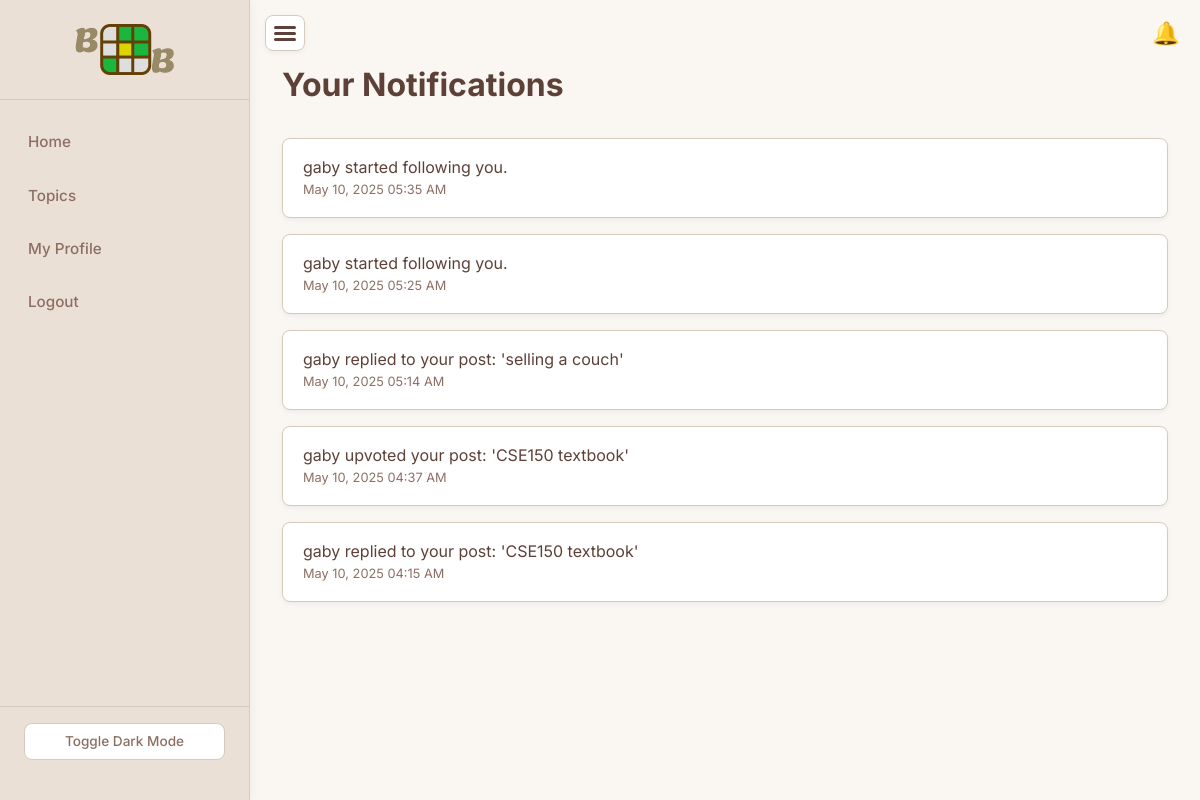
Page /notifications (signed in) on the committed database.
### app/models.py (models this page shows, shortened)
class Notification(db.Model):
    id = db.Column(db.Integer, primary_key=True)
    user_id = db.Column(db.Integer, db.ForeignKey('user.id'), nullable=False)
    message = db.Column(db.String(255), nullable=False)
    timestamp = db.Column(db.DateTime, default=datetime.utcnow)
    is_read = db.Column(db.Boolean, default=False)
    user = db.relationship('User', backref='notifications')

### app/routes.py (the view)
@main.route('/notifications')
@login_required
def notifications():
    notifications = Notification.query.filter_by(user_id=current_user.id).order_by(Notification.timestamp.desc()).all()
    unread_ids = [n.id for n in notifications if not n.is_read]
    for n in notifications:
        if not n.is_read:
            n.is_read = True
    db.session.commit()
    return render_template('notifications.html', notifications=notifications, unread_ids=unread_ids, title="Your Notifications")

### app/routes.py (called while the page is built)
@login_manager.user_loader
def load_user(user_id):
    return User.query.get(int(user_id))

@main.app_context_processor
def inject_notification_count():
    if current_user.is_authenticated:
        count = Notification.query.filter_by(user_id=current_user.id, is_read=False).count()
        return dict(unread_notifications_count=count)
    return dict(unread_notifications_count=0)

### app/templates/notifications.html (shortened to what this page needs)
{% extends "base.html" %}
{% block content %}
<h1>Your Notifications</h1>
{% if notifications %}
    <ul class="notification-list">
        {% for note in notifications %}
            <li class="notification-item {% if note.id in unread_ids %}unread-temp{% else %}read{% endif %}">
                <div class="notification-message">
                    {% if note.post_id %}
                        <a href="{{ url_for('main.view_post', post_id=note.post_id) }}">{{ note.message }}</a>
                    {% else %}
                        {{ note.message }}
                    {% endif %}
                </div>
                <div class="notification-timestamp">{{ note.timestamp.strftime('%b %d, %Y %I:%M %p') }}</div>
            </li>
        {% endfor %}
    </ul>
{% else %}
    <p class="text-center text-muted">You have no notifications.</p>
{% endif %}
{% endblock %}

### app/static/styles.css (style rules this page uses)
:root { --font-primary: 'Inter', sans-serif; --background-main-light: #FAF7F2; --background-card-light: #FFFFFF; --sidebar-bg-light: #EAE0D6; --text-primary-light: #5D4037; --text-secondary-light: #8D6E63; --border-color-light: #D6CABE; --accent-primary-light: #689F38; --accent-primary-darker-light: #558B2F; --accent-secondary-light: #A1887F; --shadow-soft-light: 0 2px 5px rgba(0,0,0,0.05); --shadow-medium-light: 0 4px 12px rgba(93,64,55,0.08); --input-bg-light: #FFFCF9; --input-border-light: #BEB5AD; --input-focus-shadow-light: rgba(104, 159, 56, 0.25); --tag-badge-bg-light: #E9E4DD; --tag-badge-text-light: var(--text-secondary-light); --vote-score-bubble-bg-light: #E9E4DD; --vote-score-bubble-hover-bg-light: #DCD3C9; --default-pfp-bg-light: var(--accent-primary-light); --background-main-dark: #2A231F; --background-card-dark: #3D352F; --sidebar-bg-dark: #302823; --text-primary-dark: #E8E0D8; --text-secondary-dark: #B0A093; --border-color-dark: #5D4037; --accent-primary-dark: #8BC34A; --accent-primary-darker-dark: #7CB342; --accent-secondary-dark: #BCAAA4; --shadow-soft-dark: 0 2px 8px rgba(0,0,0,0.3); --shadow-medium-dark: 0 4px 15px rgba(0,0,0,0.4); --input-bg-dark: #4A3F3A; --input-border-dark: #5D4037; --input-focus-shadow-dark: rgba(139, 195, 74, 0.3); --tag-badge-bg-dark: #5D4037; --tag-badge-text-dark: var(--text-secondary-dark); --vote-score-bubble-bg-dark: #5D4037; --vote-score-bubble-hover-bg-dark: #705B51; --default-pfp-bg-dark: var(--accent-primary-dark); --background-main: var(--background-main-light); --background-card: var(--background-card-light); --sidebar-bg: var(--sidebar-bg-light); --text-primary: var(--text-primary-light); --text-secondary: var(--text-secondary-light); --border-color: var(--border-color-light); --accent-primary: var(--accent-primary-light); --accent-primary-darker: var(--accent-primary-darker-light); --accent-secondary: var(--accent-secondary-light); --shadow-soft: var(--shadow-soft-light); --shadow-medium: var(--shadow-medium-light); --input-bg: var(--input-bg-light); --input-border: var(--input-border-light); --input-focus-shadow: var(--input-focus-shadow-light); --tag-badge-bg: var(--tag-badge-bg-light); --tag-badge-text: var(--tag-badge-text-light); --vote-score-bubble-bg: var(--vote-score-bubble-bg-light); --vote-score-bubble-hover-bg: var(--vote-score-bubble-hover-bg-light); --default-pfp-bg: var(--default-pfp-bg-light); --sidebar-width: 250px; --sidebar-transition-speed: 0.3s; --border-radius-small: 4px; --border-radius-medium: 8px; --border-radius-large: 12px; }
*, *::before, *::after { box-sizing: border-box; }
body { font-family: var(--font-primary); background-color: var(--background-main); color: var(--text-primary); margin: 0; padding: 0; line-height: 1.6; font-size: 16px; transition: background-color 0.3s ease, color 0.3s ease; }
h1, h2, h3, h4, h5, h6 { font-family: var(--font-primary); color: var(--text-primary); margin-top: 1.5rem; margin-bottom: 1rem; line-height: 1.3; font-weight: 600; }
h1 { font-size: 2rem; font-weight: 700; }
.notification-list { list-style: none; padding: 0; margin: 2rem 0; }
.notification-item { padding: 1rem 1.25rem; margin-bottom: 1rem; border-radius: var(--border-radius-medium); background-color: var(--background-card); border: 1px solid var(--border-color); box-shadow: var(--shadow-soft); transition: background-color 0.3s ease; }
.notification-item.read { background-color: white; }
.notification-timestamp { font-size: 0.8rem; color: var(--text-secondary); }

### rows in the picture
Notification: message "gaby started following you.", timestamp "May 10, 2025 05:35 AM"
Notification: message "gaby started following you.", timestamp "May 10, 2025 05:25 AM"
Notification: message "gaby replied to your post: 'selling a couch'", timestamp "May 10, 2025 05:14 AM"
Notification: message "gaby upvoted your post: 'CSE150 textbook'", timestamp "May 10, 2025 04:37 AM"
Notification: message "gaby replied to your post: 'CSE150 textbook'", timestamp "May 10, 2025 04:15 AM"
